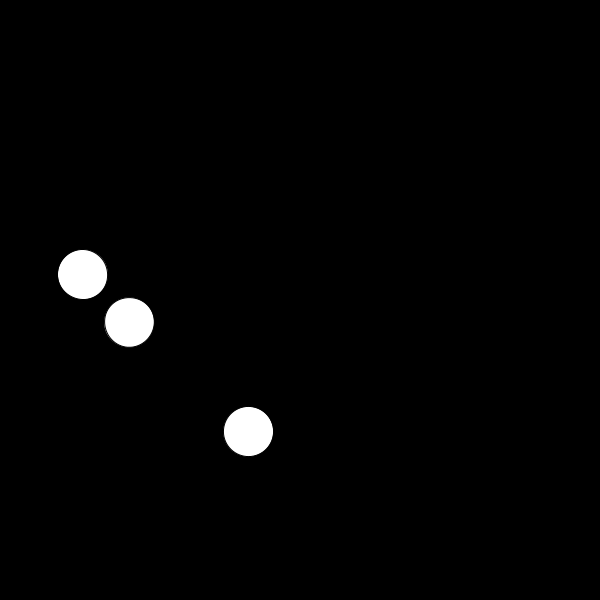
Frame 1 (no input)
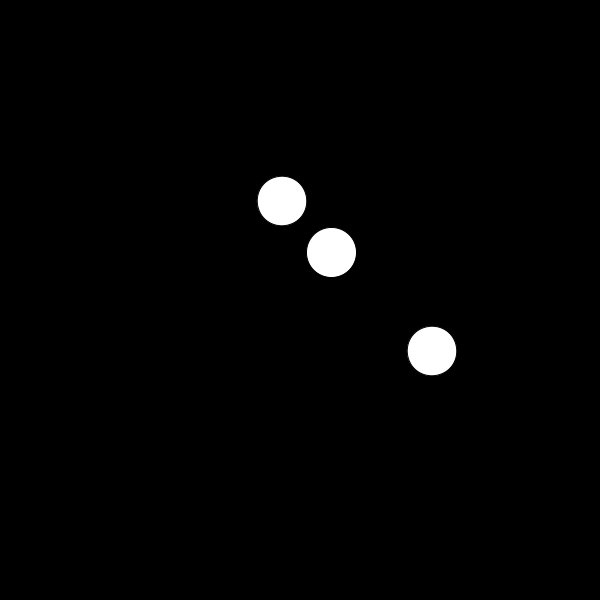
Frame 60 (the mouse pressed at the canvas centre just before this capture)
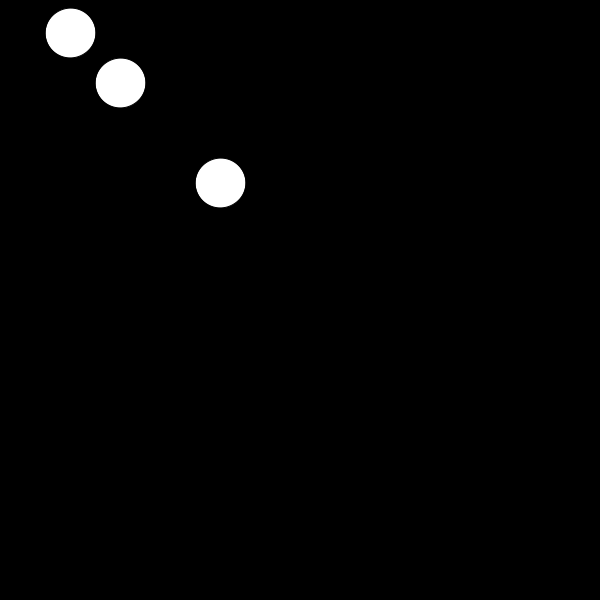
Frame 120 (the mouse held since frame 60 and released just before this capture)

The Processing sketch that drew these frames (run headless with seeded random() and noise(); from frame 60 on, the mouse is pressed at the canvas centre):

// Processing sketch: pushMatrixPopMatrix
// ── pushMatrixPopMatrix.pde
// 이상한 나라의 우주를 만들어보자
// 도형들이 다른 중심을 기준으로 각각 공전한다.

void setup(){
    size(600, 600);
}

void draw(){
    background(0);
    
    //// 첫번째 원
    //pushMatrix();
    //translate(300, 300);
    //rotate(millis()/100.0);
    //ellipse(100, 100, 50, 50);
    //popMatrix();
    
    
    //// 두번째 원
    //pushMatrix();
    //translate(150, 150);
    //rotate(millis()/100.0);
    //ellipse(100, 100, 50, 50);
    //popMatrix();   
    spinningPlanet(300, 300);
    spinningPlanet(150, 150);
    spinningPlanet(200, 200);
}

void spinningPlanet(float x, float y){
    pushMatrix();
    translate(x, y);
    rotate(millis()/100.0);
    ellipse(100, 100, 50, 50);
    popMatrix();   
}
